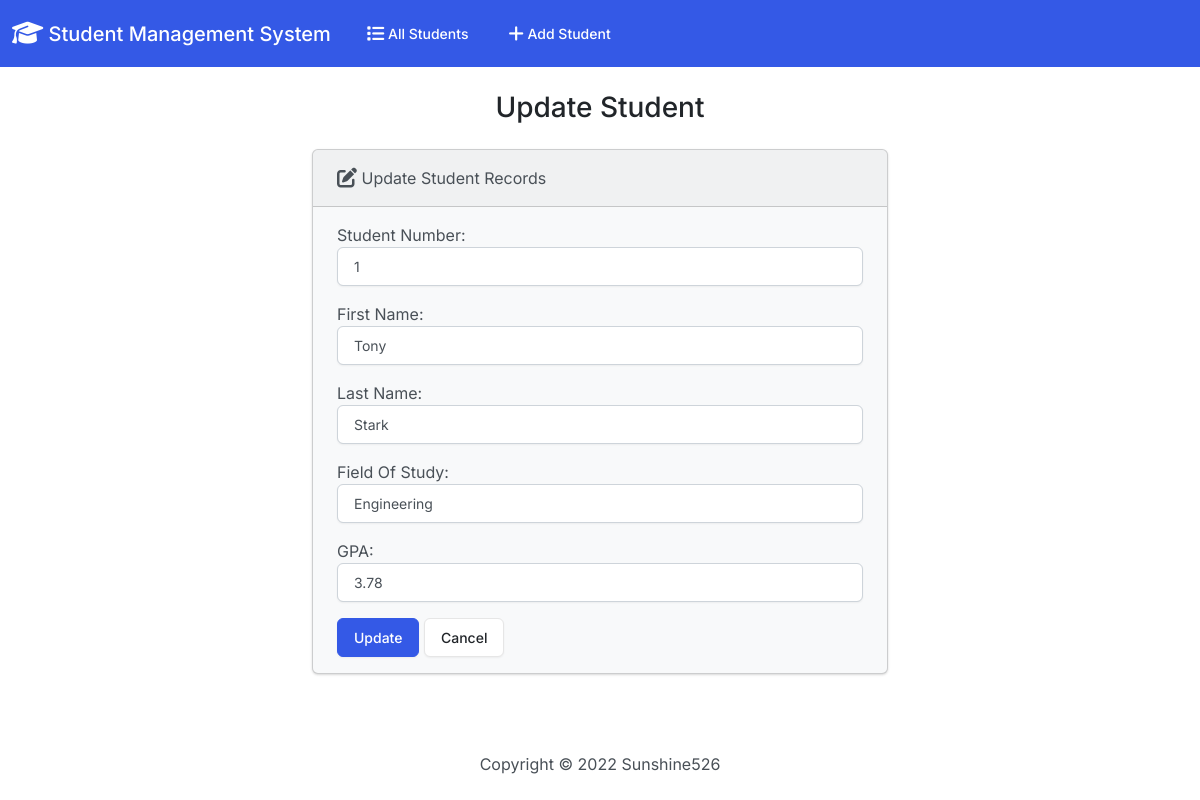
Page /edit/1/ on the committed database.
### students/models.py (models this page shows, shortened)
class Student(models.Model):
    student_number = models.PositiveBigIntegerField()
    first_name = models.CharField(max_length=50)
    last_name = models.CharField(max_length=50)
    email = models.EmailField(max_length=100)
    field_of_study = models.CharField(max_length=50)
    gpa = models.FloatField()

### students/views.py (the view)
# urls.py: path('edit/<int:id>/', views.edit, name='edit'),
def edit(request, id):
  if request.method == 'POST':
    student = Student.objects.get(pk=id)
    form = StudentForm(request.POST, instance=student)
    if form.is_valid():
      form.save()
      return render(request, 'students/edit.html', {
        'form': form,
        'success': True
      })
  else:
    student = Student.objects.get(pk=id)
    form = StudentForm(instance=student)
  return render(request, 'students/edit.html', {
    'form': form
  })

### students/forms.py
class StudentForm(forms.ModelForm):
    class Meta:
        model = Student
        fields = ['student_number','first_name','last_name','field_of_study','gpa']
        labels = {
            'student_number': 'Student Number',
            'first_name': 'First Name',
            'last_name': 'Last Name',
            'field_of_study': 'Field Of Study',
            'gpa': 'GPA'
        }
        widgets = {
            'student_number': forms.NumberInput(attrs={'class': 'form-control'}),
            'first_name': forms.TextInput(attrs={'class':'form-control'}),
            'last_name': forms.TextInput(attrs={'class': 'form-control'}),
            'email': forms.EmailInput(attrs={'class': 'form-control'}),
            'field_of_study':   forms.TextInput(attrs={'class': 'form-control'}),
            'gpa': forms.NumberInput(attrs={'class': 'form-control'}),
        }

### students/templates/students/edit.html
{% extends "students/base.html" %} {% block body %}
<h3 class="text-center m-4">Update Student</h3>
{% if success %}
<div class="alert alert-success" role="alert">
  The student updated successfully.
  <a href="{% url 'index' %}" class="alert-link">Go to Home Page.</a>
</div>
{% else %}
<div class="row justify-content-center">
  <div class="col-6">
    <div class="card bg-light mb-3">
      <div class="card-header">
        <i class="fa-solid fa-pen-to-square fa-lg"></i> Update Student Records
      </div>
      <div class="card-body">
        <form action="" method="POST">
          {% csrf_token %} {{ form.as_p }}
          <button type="submit" class="btn btn-primary">Update</button>
          <a href="{% url 'index' %}" class="btn btn-secondary">Cancel</a>
        </form>
      </div>
    </div>
  </div>
</div>
{% endif %} {% endblock %}

### rows in the picture
Student: student_number "1", first_name "Tony", last_name "Stark", field_of_study "Engineering", gpa "3.78"
